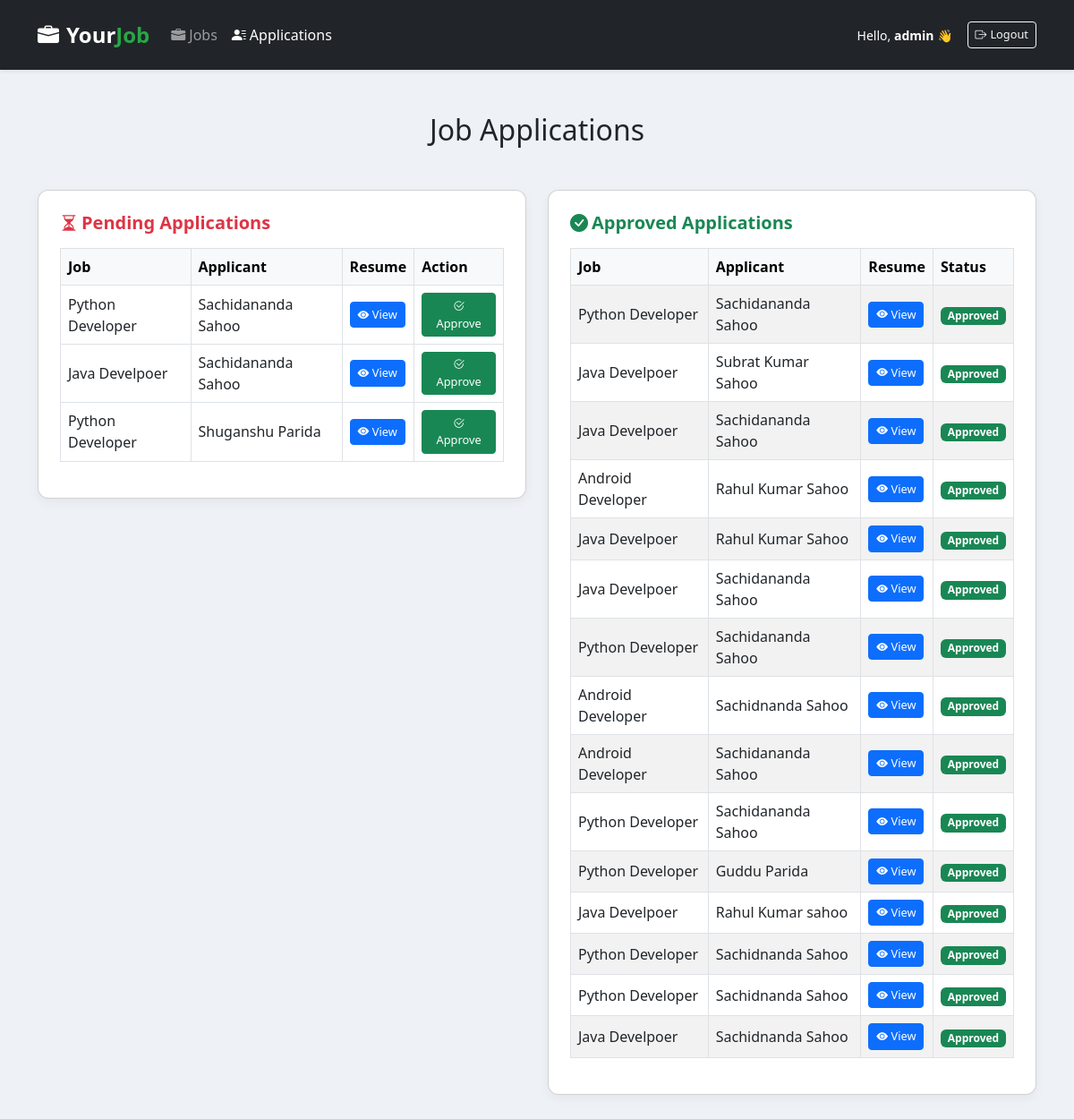
Screenshot of /applications/ (signed in) with the database file from the repository.
### login/models.py (models this page shows, shortened)
class JobApplication(models.Model):
    job = models.ForeignKey(Job, on_delete=models.CASCADE)
    applicant = models.ForeignKey(User, on_delete=models.CASCADE)
    name = models.CharField(max_length=255)
    experience = models.CharField(max_length=255)
    resume = models.FileField(upload_to='resumes/')
    applied_at = models.DateTimeField(auto_now_add=True)
    approved = models.BooleanField(default=False)
    rejected = models.BooleanField(default=False)

class Job(models.Model):
    title = models.CharField(max_length=255)
    company = models.CharField(max_length=255)
    location = models.CharField(max_length=100)
    job_type = models.CharField(max_length=20, choices=JOB_TYPE_CHOICES)
    description = models.TextField()
    posted_by = models.ForeignKey(User, on_delete=models.CASCADE)
    created_at = models.DateTimeField(auto_now_add=True)

### login/views.py (the view)
# urls.py: path('applications/', views.view_applications, name='view_applications'),
@login_required
def view_applications(request):
    if request.user.username != 'admin':
        return redirect('dashboard')
    applications = JobApplication.objects.select_related('job', 'applicant').order_by('-applied_at')
    return render(request, 'view_applications.html', {'applications': applications})

### login/templates/view_applications.html (shortened to what this page needs)
<!DOCTYPE html>
<html lang="en">
<head>
  <link href="https://cdn.jsdelivr.net/npm/bootstrap@5.3.0/dist/css/bootstrap.min.css" rel="stylesheet">
  <link href="https://cdn.jsdelivr.net/npm/bootstrap-icons@1.10.5/font/bootstrap-icons.css" rel="stylesheet">
</head>
<body>
<nav class="navbar navbar-expand-lg navbar-dark bg-dark sticky-top shadow-sm py-3">
  <div class="container">
    <a class="navbar-brand fw-bold fs-4" href="{% url 'admin_dashboard' %}">
      <i class="bi bi-briefcase-fill me-2"></i>Your<span>Job</span>
    </a>
    <div class="collapse navbar-collapse" id="adminNavbar">
      <ul class="navbar-nav me-auto mb-2 mb-lg-0">
        <li class="nav-item">
          <a class="nav-link" href="{% url 'admin_dashboard' %}"><i class="bi bi-briefcase-fill me-1"></i>Jobs</a>
        </li>
        <li class="nav-item">
          <a class="nav-link active" href="{% url 'view_applications' %}"><i class="bi bi-person-lines-fill me-1"></i>Applications</a>
        </li>
      </ul>
      <div class="d-flex align-items-center gap-3">
        <span class="text-white small">Hello, <strong>{{ request.user.username }}</strong> 👋</span>
        <a href="{% url 'logout' %}" class="btn btn-outline-light btn-sm"><i class="bi bi-box-arrow-right me-1"></i>Logout</a>
      </div>
    </div>
  </div>
</nav>
<div class="container my-5">
  <h2 class="text-center mb-5">Job Applications</h2>
  <div class="row g-4">
    <div class="col-md-6">
      <div class="card p-4">
        <h5 class="section-title text-danger"><i class="bi bi-hourglass-split me-1"></i>Pending Applications</h5>
        {% if applications %}
          <div class="table-responsive">
            <table class="table table-hover table-bordered align-middle">
              <thead class="table-light">
                <tr>
                  <th>Job</th>
                  <th>Applicant</th>
                  <th>Resume</th>
                  <th>Action</th>
                </tr>
              </thead>
              <tbody>
                {% for app in applications %}
                  {% if not app.approved %}
                    <tr>
                      <td>{{ app.job.title }}</td>
                      <td>{{ app.name }}</td>
                      <td>
                        <a href="{{ app.resume.url }}" class="btn btn-sm btn-primary" target="_blank">
                          <i class="bi bi-eye-fill"></i> View
                        </a>
                      </td>
                      <td>
                        <button class="btn btn-sm btn-success" data-bs-toggle="modal" data-bs-target="#approveModal{{ app.id }}">
                          <i class="bi bi-check2-circle"></i> Approve
                        </button>
                      </td>
                    </tr>
                  {% endif %}
                {% endfor %}
              </tbody>
            </table>
          </div>
        {% else %}
          <p class="text-muted">No pending applications.</p>
        {% endif %}
      </div>
    </div>
    <div class="col-md-6">
      <div class="card p-4">
        <h5 class="section-title text-success"><i class="bi bi-check-circle-fill me-1"></i>Approved Applications</h5>
        {% if applications %}
          <div class="table-responsive">
            <table class="table table-bordered table-striped align-middle">
              <thead class="table-light">
                <tr>
                  <th>Job</th>
                  <th>Applicant</th>
                  <th>Resume</th>
                  <th>Status</th>
                </tr>
              </thead>
              <tbody>
                {% for app in applications %}
                  {% if app.approved %}
                    <tr>
                      <td>{{ app.job.title }}</td>
                      <td>{{ app.name }}</td>
                      <td>
                        <a href="{{ app.resume.url }}" class="btn btn-sm btn-primary" target="_blank">
                          <i class="bi bi-eye-fill"></i> View
                        </a>
                      </td>
                      <td><span class="badge bg-success">Approved</span></td>
                    </tr>
                  {% endif %}
                {% endfor %}
              </tbody>
            </table>
          </div>
        {% else %}
          <p class="text-muted">No approved applications.</p>
        {% endif %}
      </div>
    </div>
  </div>
</div>
</body>
</html>

### login/templates/view_applications.html (style rules this page uses)
body { background-color: #eef1f6; font-family: 'Segoe UI', sans-serif; }
.navbar-brand span { color: #28a745; }
.card { border-radius: 12px; box-shadow: 0 4px 12px rgba(0, 0, 0, 0.05); }
.table td, .table th { vertical-align: middle; }
.btn-sm { font-size: 0.8rem; }
.section-title { font-weight: 600; margin-bottom: 1rem; }

### rows the page displays
JobApplication: job "Python Developer", name "Sachidananda Sahoo"
JobApplication: job "Java Develpoer", name "Sachidananda Sahoo"
JobApplication: job "Python Developer", name "Shuganshu Parida"
JobApplication: job "Python Developer", name "Sachidananda Sahoo"
JobApplication: job "Java Develpoer", name "Subrat Kumar Sahoo"
JobApplication: job "Java Develpoer", name "Sachidananda Sahoo"
JobApplication: job "Android Developer", name "Rahul Kumar Sahoo"
JobApplication: job "Java Develpoer", name "Rahul Kumar Sahoo"
JobApplication: job "Java Develpoer", name "Sachidananda Sahoo"
JobApplication: job "Python Developer", name "Sachidananda Sahoo"
JobApplication: job "Android Developer", name "Sachidnanda Sahoo"
JobApplication: job "Android Developer", name "Sachidananda Sahoo"
JobApplication: job "Python Developer", name "Sachidananda Sahoo"
JobApplication: job "Python Developer", name "Guddu Parida"
JobApplication: job "Java Develpoer", name "Rahul Kumar sahoo"
JobApplication: job "Python Developer", name "Sachidnanda Sahoo"
JobApplication: job "Python Developer", name "Sachidnanda Sahoo"
JobApplication: job "Java Develpoer", name "Sachidnanda Sahoo"

### other values shown
{{ request.user.username }} "admin"
